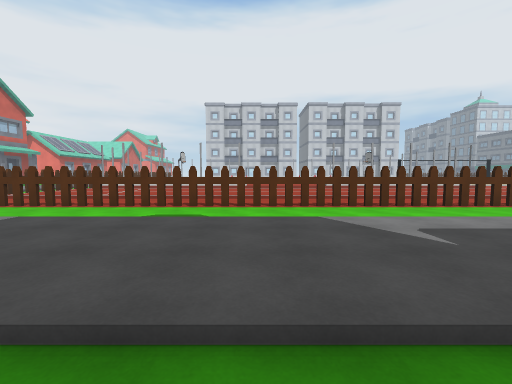
view 1 (above)

24 first-person views from a walk through a 3-D level made in the Unity game engine. The camera is 1.5 m above the floor, tilts 4° down and sees 90° across. The floor is counted in squares, 2 m on a side. Each view is taken from the middle of a square. On the plan, view 1 faces up. The plan holds only what a view shows up to about 9 squares ahead; the rest is blank. The place goes on beyond the plan. Some surface patterns are stand-ins.

view 2
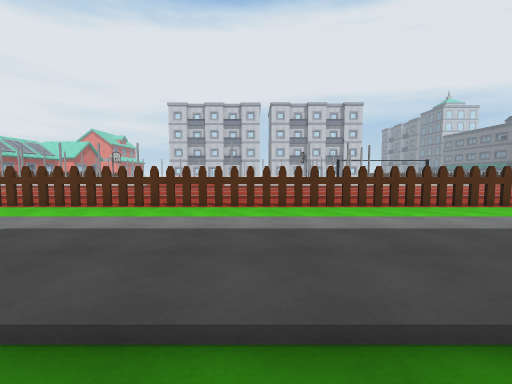

view 3
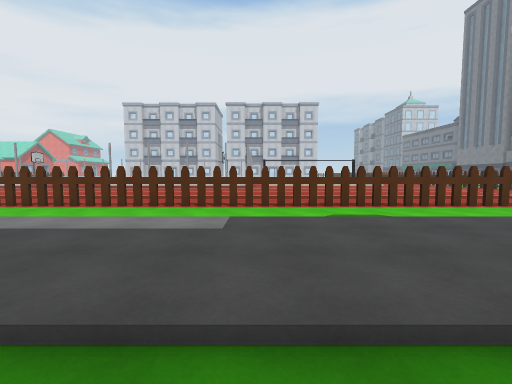

view 4
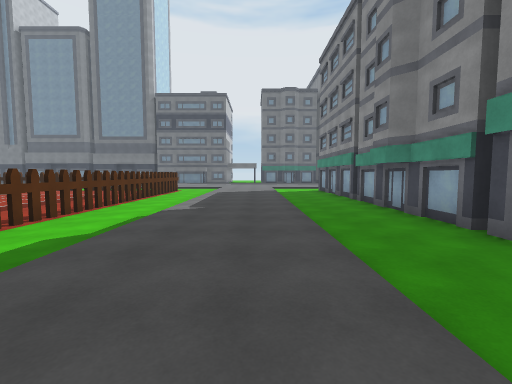

view 5
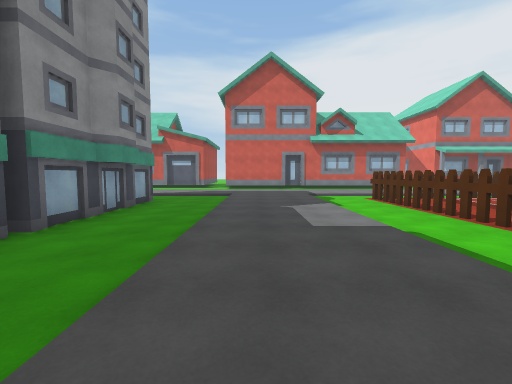

view 6
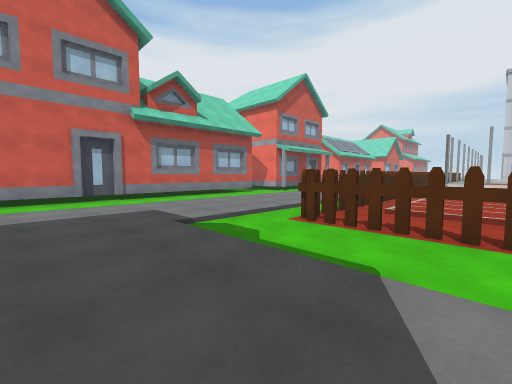

view 7
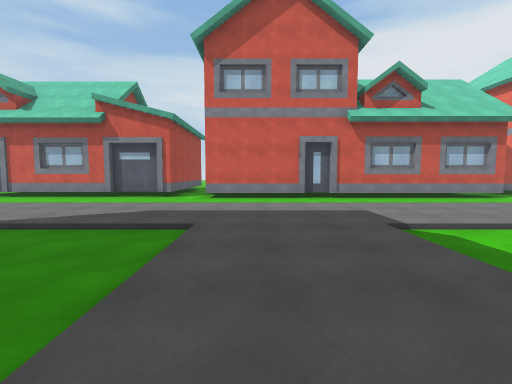

view 8
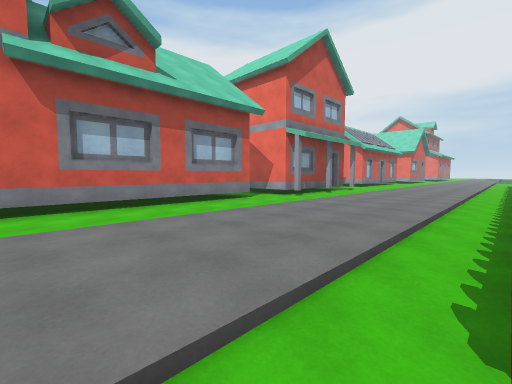

view 9
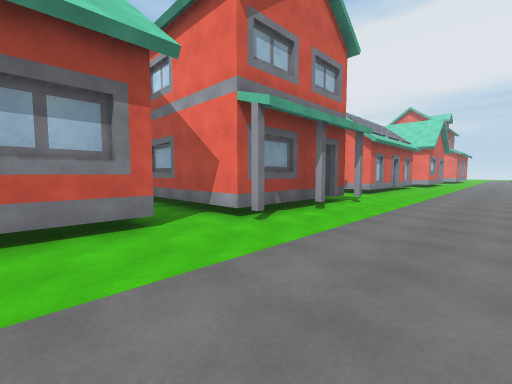

view 10
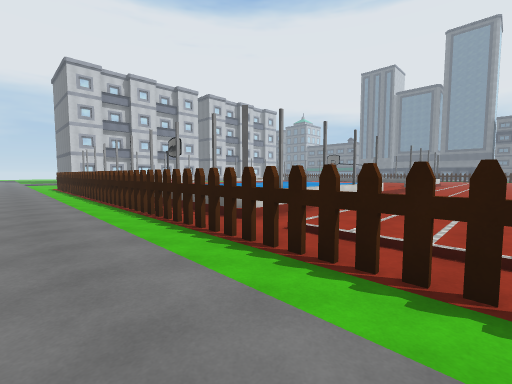

view 11
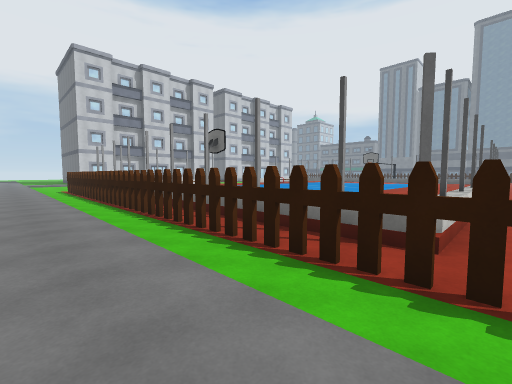

view 12
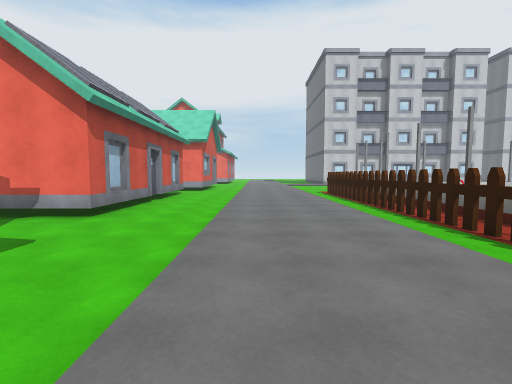

view 13
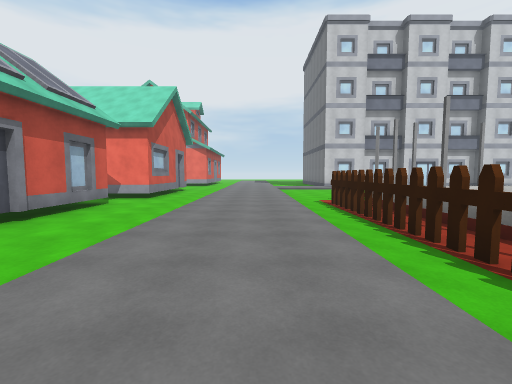

view 14
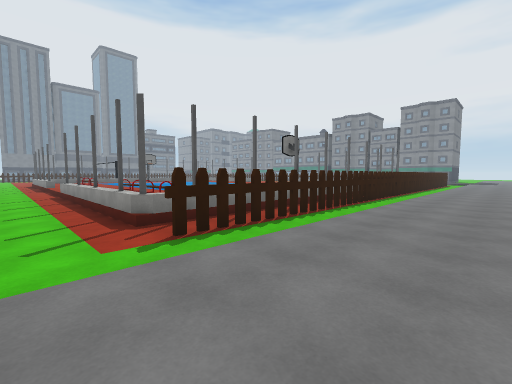

view 15
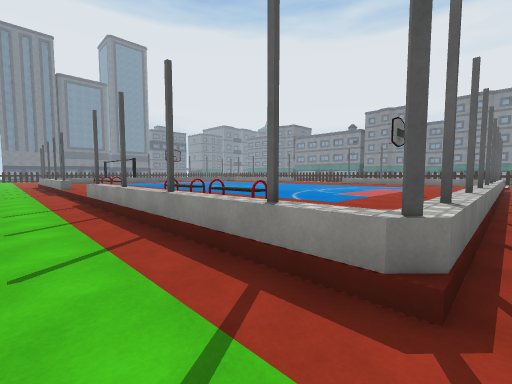

view 16
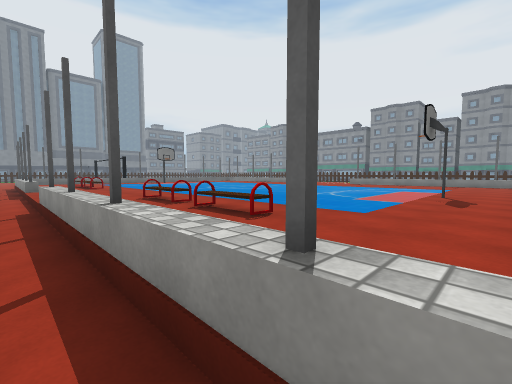

view 17
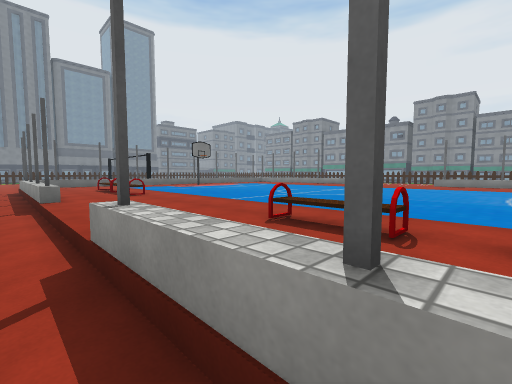

view 18
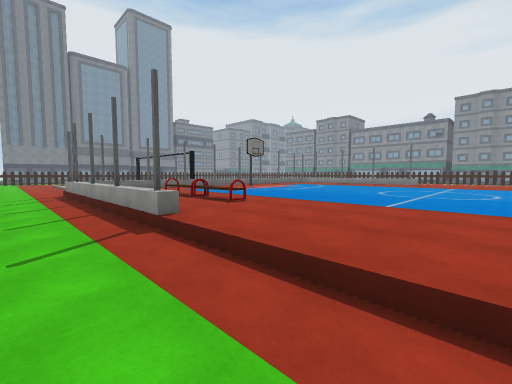

view 19
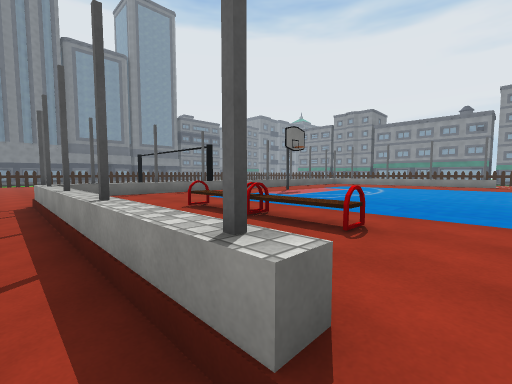

view 20
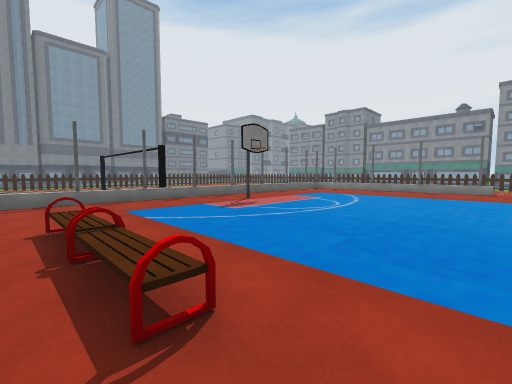

view 21
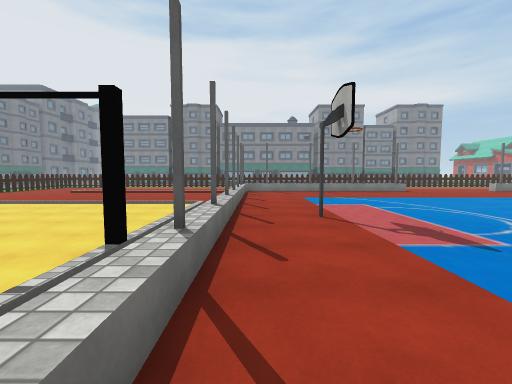

view 22
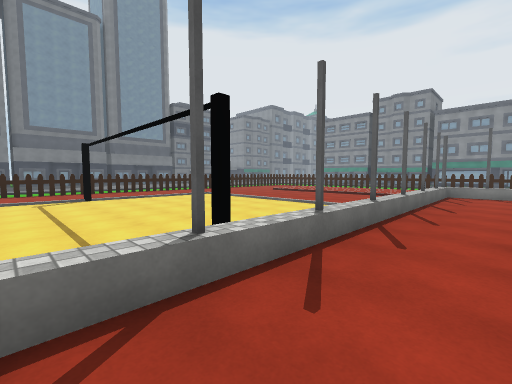

view 23
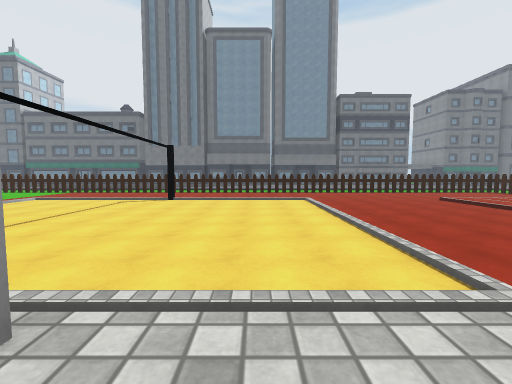

view 24
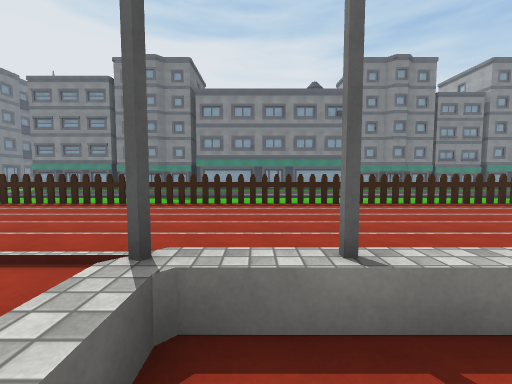

### Floor plan
Key: @ floor where view 1 was taken; # wall or solid block; x gap in a wall; . main floor; - floor 0.25 m lower than the main floor; / step, stairs or slope; = window, fence, low wall or low ledge; ^ raised ledge; B building; H house; O other object.
Columns run from 16 left of view 1 to 19 right of it. Each row starts with its distance up from view 1.
 28 #H--../----------------------
 27 ----../------------------------
 26  ---../##=.=.#.=....=.#.=.=#///   //
 25  ---../##..................=     --/
 24  ---../##....=.=....=..=...=    ---/
 23  ---../x-..................- ------/
 22  ---../x^..................^/------/
 21  H--../x^..................-#------#
 20 #---../x^.O..............O.=/------/
 19  ---../x^.O..............O.=/------/
 18  ---../x^..................-/------/
 17  -#-../x^..................^/------/
 16  #--../x-... ..............-////////
 15  #--../##..  ...  .........= -------
 14  #--../##          ..    ..=  ------
 13  H--../##=.=.#     .=   =.=#   -----
 12 --#-../x----                    ----
 11 ----../x/..            .......   ../
 10  #--../x/..           .........   ./
  9  #--../x/..   .... ............. ..
  8  #--../x///////////////////////////
  7  #--../x---------------------------
  6  #--../#xxxxxxxxxxxxxxxxxxxxxxxxxxxx
  5  #--../-----------------------------
  4  #--..//////////////////////////////
  3  #--................................
  2  #--.................... ...........
  1  #--..////////////  ///   //////////
  0  ---../---------@    -     ---------
 -1  ---../----BB-               ---B---
 -2  ---../     #                 #
 -3  ---..
 -4  ---.
 -5 H--
 -6  --

Positions as (right, up) in squares from view 1, and headings:
1: (0, 0), facing up
2: (5, 0), facing up
3: (11, 0), facing up
4: (10, 2), facing right
5: (0, 2), facing left
6: (-6, 2), facing up-left
7: (-6, 2), facing left
8: (-9, 5), facing up-left
9: (-11, 9), facing up-left
10: (-11, 9), facing up-right
11: (-11, 12), facing up-right
12: (-12, 15), facing up
13: (-11, 19), facing up
14: (-12, 28), facing down-right
15: (-8, 28), facing down-right
16: (-7, 27), facing down-right
17: (-3, 27), facing down-right
18: (0, 28), facing down-right
19: (3, 27), facing down-right
20: (3, 25), facing down-right
21: (10, 24), facing down
22: (9, 23), facing down-right
23: (10, 18), facing right
24: (10, 14), facing down
